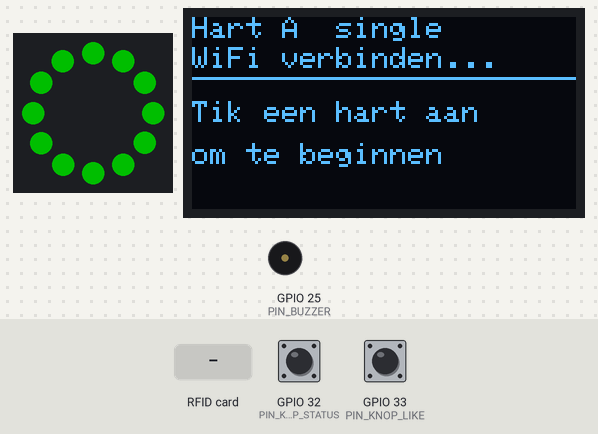
The sketch below on a simulated ESP32. On the bench: 12 RGB LEDs in a ring, first at the top, clockwise, 128×64 one-colour display, buzzer (waves = sounding). The inputs (shaded band) are chosen by the test bench; at power-on: GPIO 32 (PIN_KNOP_STATUS) HIGH, GPIO 33 (PIN_KNOP_LIKE) HIGH. Dim RGB values are drawn brighter than linear; WiFi joins after 1.5 s; servers stay silent unless stated; random numbers use the default seed unless the sketch sets one; no MQTT or app messages arrive unless stated; what the sketch prints to the serial monitor is not drawn.

Above: at 0.96 s.
1.3 s: RFID card 55 66 77 88 held to the reader
At 2.3 s:
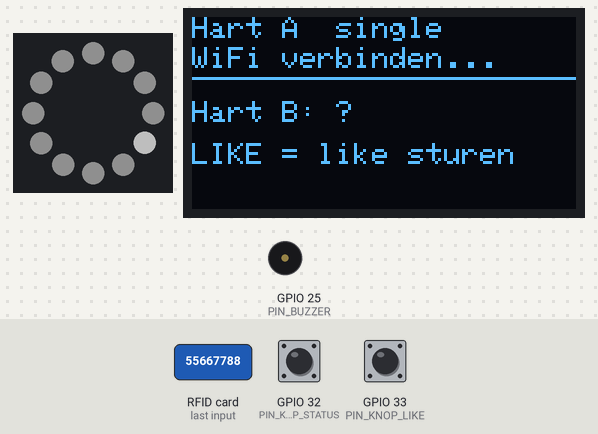
3.1 s: GPIO 32 (PIN_KNOP_STATUS) pulled LOW for 0.15 s
At 3.42 s:
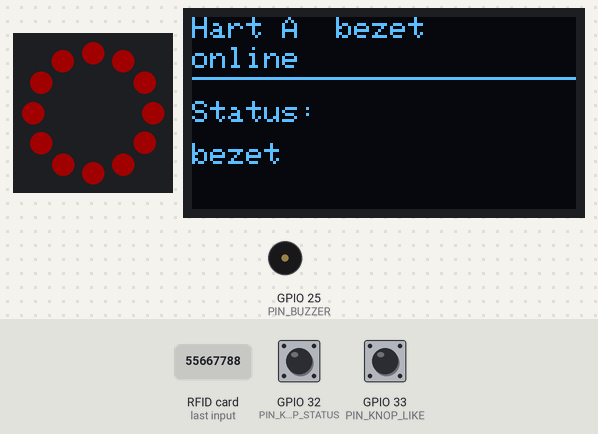
3.8 s: RFID card AA BB CC DD held to the reader
At 4.77 s:
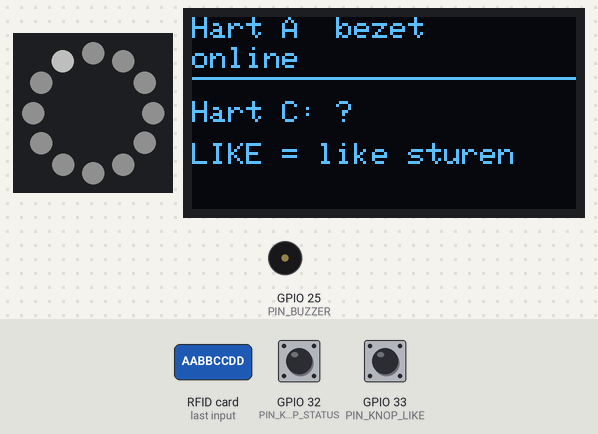
5.5 s: GPIO 33 (PIN_KNOP_LIKE) pulled LOW for 0.15 s
At 5.93 s:
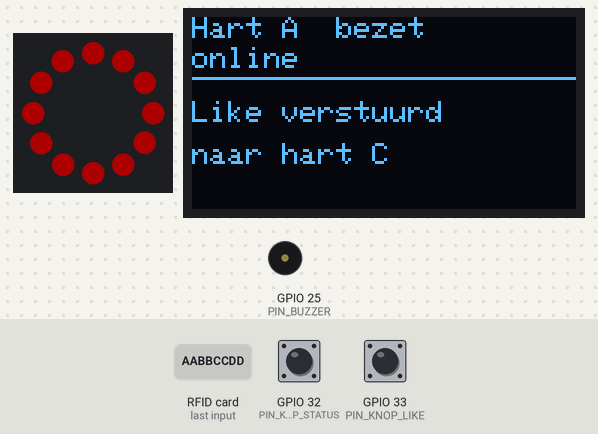
6.2 s: GPIO 32 (PIN_KNOP_STATUS) pulled LOW for 1 s
At 6.95 s:
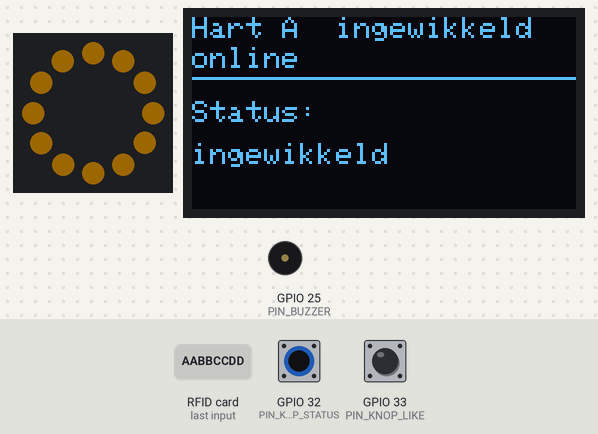
7.8 s: RFID card 5E 7A 19 C4 held to the reader
At 9.02 s:
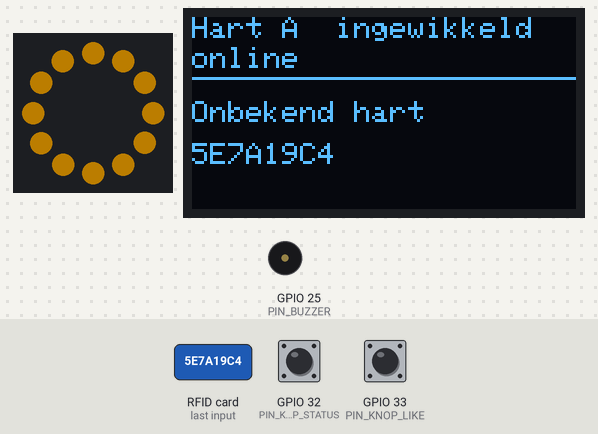
Timing chart, 0 to 10.7 s (numbered marks = the images above; inputs shaded):
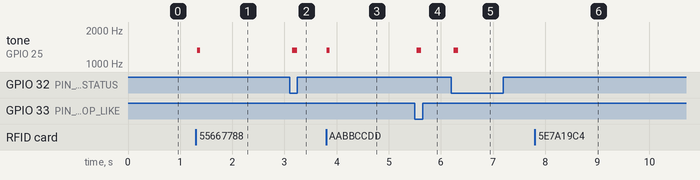

Measured:
- after the input at 1.3 s, tone on GPIO 25 (PIN_BUZZER): silent → 1319 Hz at once, → silent 0.06 s later
- after the input at 3.1 s, tone on GPIO 25 (PIN_BUZZER): silent → 1319 Hz after 0.05 s, → silent 0.09 s later
- after the input at 3.8 s, tone on GPIO 25 (PIN_BUZZER): silent → 1319 Hz at once, → silent 0.06 s later
- after the input at 5.5 s, tone on GPIO 25 (PIN_BUZZER): silent → 1319 Hz at once, → silent 0.09 s later
- after the input at 6.2 s, tone on GPIO 25 (PIN_BUZZER): silent → 1319 Hz after 0.05 s, → silent 0.09 s later

The sketch:

sketch.ino
```cpp
/*
 * Smèrrig-hart – prototype voor Hackaton 6 (Niet-zo-single-feestje)
 * Ontwerp: docs/ontwerpdocument.md
 *
 * Bediening in Wokwi:
 *  - STATUS-knop (groen, toets S): single -> bezet -> ingewikkeld
 *  - Hart-tik: klik op de MFRC522, kies een kaart en klik op "Tap"
 *      groene kaart = hart A, gele kaart = hart B, rode kaart = hart C
 *  - LIKE-knop (rood, toets L): binnen 5 s na een tik een like sturen
 *  - Liken twee harten elkaar, dan is het een MATCH (melodie + regenboog)
 *
 * Hart B maken: kopie van dit project, alleen MIJN_ID aanpassen naar 'B'.
 */
#include <WiFi.h>
#include <PubSubClient.h>
#include <SPI.h>
#include <MFRC522.h>
#include <Wire.h>
#include <Adafruit_GFX.h>
#include <Adafruit_SSD1306.h>
#include <Adafruit_NeoPixel.h>

// ===================== Per hart aanpassen =====================
const char MIJN_ID = 'A';  // 'A' voor hart A, 'B' voor hart B

// ===================== Netwerk =====================
const char* WIFI_SSID = "Wokwi-GUEST";
const char* BROKER    = "broker.hivemq.com";  // alternatief: "test.mosquitto.org"
const char* PREFIX    = "smerrig013/BoostProject/hart/";  // topics: <PREFIX><id>/status|like|match

// ===================== Pinnen (pinplan §6.2) =====================
const int PIN_RFID_SS     = 5;
const int PIN_RFID_RST    = 4;
const int PIN_RING        = 13;
const int PIN_BUZZER      = 25;
const int PIN_KNOP_STATUS = 32;
const int PIN_KNOP_LIKE   = 33;
const int AANTAL_LEDS     = 12;

// ===================== Harten en kaarten =====================
const int  AANTAL_HARTEN = 3;
const char HARTEN[AANTAL_HARTEN]          = { 'A', 'B', 'C' };
const char* KAART_UID[AANTAL_HARTEN]      = { "11223344", "55667788", "AABBCCDD" };  // groen, geel, rood

// ===================== Statussen =====================
const int   AANTAL_STATUSSEN = 3;
const char* STATUS_NAAM[AANTAL_STATUSSEN] = { "single", "bezet", "ingewikkeld" };
const uint8_t STATUS_RGB[AANTAL_STATUSSEN][3] = { { 0, 255, 0 }, { 255, 0, 0 }, { 255, 170, 0 } };

const unsigned long TIK_GELDIG_MS = 5000;

// ===================== Types (bovenaan, zodat de Arduino-compiler ze kent) =====================
struct Noot { int freq; int duur; };                           // freq 0 = stilte, -1 = einde
struct Knop { int pin; bool ingedrukt; unsigned long sinds; };
enum Modus { M_IDLE, M_GETIKT, M_MELDING, M_LIKE_ONTVANGEN, M_MATCH };

// ===================== Hardware =====================
MFRC522 rfid(PIN_RFID_SS, PIN_RFID_RST);
Adafruit_SSD1306 scherm(128, 64, &Wire, -1);
Adafruit_NeoPixel ring(AANTAL_LEDS, PIN_RING, NEO_GRB + NEO_KHZ800);
WiFiClient netClient;
PubSubClient mqtt(netClient);

// ===================== Toestand =====================
Modus modus = M_IDLE;
unsigned long modusTot = 0;

int  mijnStatus = 0;
int  statusVan[AANTAL_HARTEN]   = { -1, -1, -1 };  // laatst bekende status van andere harten
bool ikLike[AANTAL_HARTEN]      = { false };       // wie heb ik geliket
bool likeVan[AANTAL_HARTEN]     = { false };       // van wie kreeg ik een like
char getiktHart = 0;

String regel1, regel2;
bool schermVuil = true;
unsigned long laatsteTik = 0, laatsteMqttPoging = 0, laatsteLed = 0, laatsteScherm = 0;

// ===================== Hulpfuncties =====================
int hartIndex(char id) {
  for (int i = 0; i < AANTAL_HARTEN; i++)
    if (HARTEN[i] == id) return i;
  return -1;
}

String topicVoor(char id, const char* soort) {
  return String(PREFIX) + id + "/" + soort;
}

void melding(const String& a, const String& b) {
  regel1 = a;
  regel2 = b;
  schermVuil = true;
}

void startModus(Modus m, unsigned long duurMs) {
  modus = m;
  modusTot = millis() + duurMs;
  schermVuil = true;
}

// ===================== Geluid (niet-blokkerend) =====================
const Noot MELODIE_KORT[]  = { { 1319, 60 }, { -1, 0 } };
const Noot MELODIE_LIKE[]  = { { 880, 80 }, { 0, 60 }, { 1175, 140 }, { -1, 0 } };
const Noot MELODIE_MATCH[] = { { 523, 120 }, { 659, 120 }, { 784, 120 }, { 1047, 280 }, { 0, 80 },
                               { 784, 120 }, { 1047, 450 }, { -1, 0 } };
const Noot* melodie = nullptr;
int nootIndex = 0;
unsigned long nootTot = 0;

void speel(const Noot* m) {
  melodie = m;
  nootIndex = 0;
  nootTot = 0;
}

void updateGeluid() {
  if (!melodie || millis() < nootTot) return;
  const Noot& n = melodie[nootIndex++];
  if (n.freq < 0) {
    noTone(PIN_BUZZER);
    melodie = nullptr;
    return;
  }
  if (n.freq == 0) noTone(PIN_BUZZER);
  else tone(PIN_BUZZER, n.freq);
  nootTot = millis() + n.duur;
}

// ===================== MQTT =====================
void publiceerStatus() {
  if (!mqtt.connected()) return;
  mqtt.publish(topicVoor(MIJN_ID, "status").c_str(), STATUS_NAAM[mijnStatus], true);  // retained
}

void startMatch(char met) {
  melding("MATCH!  <3", String("met hart ") + met);
  startModus(M_MATCH, 6000);
  speel(MELODIE_MATCH);
  Serial.printf("MATCH met hart %c\n", met);
}

void onBericht(char* topic, byte* data, unsigned int len) {
  String t = topic;
  String p;
  for (unsigned int i = 0; i < len; i++) p += (char)data[i];
  if (!t.startsWith(PREFIX)) return;
  t = t.substring(strlen(PREFIX));  // bv. "B/status"
  if (t.length() < 3) return;

  char over = t[0];
  String soort = t.substring(2);

  if (soort == "status") {
    int i = hartIndex(over);
    if (i < 0) return;
    for (int s = 0; s < AANTAL_STATUSSEN; s++)
      if (p == STATUS_NAAM[s]) statusVan[i] = s;
    return;
  }

  if (over != MIJN_ID || p.length() == 0) return;  // like/match voor een ander hart
  char van = p[0];
  int i = hartIndex(van);
  if (i < 0) return;

  if (soort == "like") {
    likeVan[i] = true;
    melding("Iemand vindt je", "leuk!  <3");  // anoniem: we laten niet zien wie
    startModus(M_LIKE_ONTVANGEN, 2500);
    speel(MELODIE_LIKE);
    Serial.println("Like ontvangen (anoniem)");
  } else if (soort == "match") {
    startMatch(van);
  }
}

void updateNetwerk() {
  if (WiFi.status() != WL_CONNECTED) return;  // WiFi verbindt op de achtergrond
  if (mqtt.connected()) {
    mqtt.loop();
    return;
  }
  if (millis() - laatsteMqttPoging < 3000) return;
  laatsteMqttPoging = millis();

  String clientId = String("smerrig-") + MIJN_ID + "-" + String(random(0xffff), HEX);
  Serial.print("MQTT verbinden... ");
  if (mqtt.connect(clientId.c_str())) {
    Serial.println("OK");
    mqtt.subscribe((String(PREFIX) + "+/status").c_str());
    mqtt.subscribe(topicVoor(MIJN_ID, "like").c_str());
    mqtt.subscribe(topicVoor(MIJN_ID, "match").c_str());
    publiceerStatus();
    schermVuil = true;
  } else {
    Serial.printf("mislukt (code %d)\n", mqtt.state());
  }
}

// ===================== Acties =====================
void volgendeStatus() {
  mijnStatus = (mijnStatus + 1) % AANTAL_STATUSSEN;
  publiceerStatus();
  melding("Status:", STATUS_NAAM[mijnStatus]);
  startModus(M_MELDING, 1500);
  speel(MELODIE_KORT);
  Serial.printf("Status: %s\n", STATUS_NAAM[mijnStatus]);
}

void verwerkTik(const String& uid) {
  Serial.println("Kaart getikt: " + uid);
  int i = -1;
  for (int k = 0; k < AANTAL_HARTEN; k++)
    if (uid == KAART_UID[k]) i = k;

  if (i < 0) {
    melding("Onbekend hart", uid);
    startModus(M_MELDING, 2000);
    return;
  }
  char id = HARTEN[i];
  if (id == MIJN_ID) {
    melding("Dit is je", "eigen hart :)");
    startModus(M_MELDING, 2000);
    return;
  }

  getiktHart = id;
  String s = statusVan[i] >= 0 ? STATUS_NAAM[statusVan[i]] : "?";
  melding(String("Hart ") + id + ": " + s, "LIKE = like sturen");
  startModus(M_GETIKT, TIK_GELDIG_MS);
  speel(MELODIE_KORT);
}

void verwerkLike() {
  if (modus != M_GETIKT) {
    melding("Tik eerst een", "hart aan");
    startModus(M_MELDING, 1500);
    return;
  }
  if (!mqtt.connected()) {
    melding("Offline:", "like niet verstuurd");
    startModus(M_MELDING, 2000);
    return;
  }
  int i = hartIndex(getiktHart);
  mqtt.publish(topicVoor(getiktHart, "like").c_str(), String(MIJN_ID).c_str());
  ikLike[i] = true;
  Serial.printf("Like verstuurd naar hart %c\n", getiktHart);

  if (likeVan[i]) {  // wederzijds: match!
    mqtt.publish(topicVoor(getiktHart, "match").c_str(), String(MIJN_ID).c_str());
    startMatch(getiktHart);
  } else {
    melding("Like verstuurd", String("naar hart ") + getiktHart);
    startModus(M_MELDING, 2000);
    speel(MELODIE_KORT);
  }
}

// ===================== Invoer =====================
Knop knopStatus = { PIN_KNOP_STATUS, false, 0 };
Knop knopLike   = { PIN_KNOP_LIKE, false, 0 };

bool nieuwIngedrukt(Knop& k) {
  bool nu = digitalRead(k.pin) == LOW;
  if (nu != k.ingedrukt && millis() - k.sinds > 40) {
    k.ingedrukt = nu;
    k.sinds = millis();
    return nu;
  }
  return false;
}

void leesKaart() {
  if (millis() - laatsteTik < 800) return;
  if (!rfid.PICC_IsNewCardPresent() || !rfid.PICC_ReadCardSerial()) return;
  String uid;
  for (byte i = 0; i < rfid.uid.size; i++) {
    if (rfid.uid.uidByte[i] < 0x10) uid += "0";
    uid += String(rfid.uid.uidByte[i], HEX);
  }
  uid.toUpperCase();
  rfid.PICC_HaltA();
  laatsteTik = millis();
  verwerkTik(uid);
}

// ===================== Uitvoer =====================
uint32_t kleurVoorStatus(int s, float helderheid) {
  if (s < 0) return ring.Color(80 * helderheid, 80 * helderheid, 80 * helderheid);
  return ring.Color(STATUS_RGB[s][0] * helderheid, STATUS_RGB[s][1] * helderheid, STATUS_RGB[s][2] * helderheid);
}

void updateLeds() {
  if (millis() - laatsteLed < 25) return;
  laatsteLed = millis();
  unsigned long t = millis();

  switch (modus) {
    case M_IDLE:
    case M_MELDING: {  // rustig "ademen" in de eigen statuskleur
      float h = 0.35 + 0.65 * (sin(t / 600.0) + 1) / 2;
      ring.fill(kleurVoorStatus(mijnStatus, h));
      break;
    }
    case M_GETIKT: {  // statuskleur van het getikte hart met een rondlopend wit lichtje
      int i = hartIndex(getiktHart);
      ring.fill(kleurVoorStatus(statusVan[i], 0.6));
      ring.setPixelColor((t / 80) % AANTAL_LEDS, ring.Color(255, 255, 255));
      break;
    }
    case M_LIKE_ONTVANGEN:  // roze knipperen
      ring.fill((t / 150) % 2 ? ring.Color(255, 20, 147) : 0);
      break;
    case M_MATCH:  // draaiende regenboog
      for (int i = 0; i < AANTAL_LEDS; i++)
        ring.setPixelColor(i, ring.gamma32(ring.ColorHSV(t * 40 + i * 65536L / AANTAL_LEDS)));
      break;
  }
  ring.show();
}

void updateScherm() {
  if (!schermVuil && millis() - laatsteScherm < 1000) return;
  schermVuil = false;
  laatsteScherm = millis();

  scherm.clearDisplay();
  scherm.setTextColor(SSD1306_WHITE);
  scherm.setTextSize(1);
  scherm.setCursor(0, 0);
  scherm.printf("Hart %c  %s", MIJN_ID, STATUS_NAAM[mijnStatus]);
  scherm.setCursor(0, 10);
  if (WiFi.status() != WL_CONNECTED) scherm.print("WiFi verbinden...");
  else if (!mqtt.connected()) scherm.print("offline");
  else scherm.print("online");
  scherm.drawLine(0, 20, 127, 20, SSD1306_WHITE);

  scherm.setCursor(0, 28);
  scherm.println(regel1);
  scherm.setCursor(0, 42);
  scherm.println(regel2);
  scherm.display();
}

// ===================== Setup & loop =====================
void setup() {
  Serial.begin(115200);
  Serial.printf("Smerrig-hart %c start\n", MIJN_ID);

  pinMode(PIN_KNOP_STATUS, INPUT_PULLUP);
  pinMode(PIN_KNOP_LIKE, INPUT_PULLUP);
  pinMode(PIN_BUZZER, OUTPUT);

  ring.begin();
  ring.setBrightness(80);
  ring.show();

  if (!scherm.begin(SSD1306_SWITCHCAPVCC, 0x3C)) Serial.println("OLED niet gevonden");

  SPI.begin();
  rfid.PCD_Init();

  WiFi.begin(WIFI_SSID, "", 6);
  mqtt.setServer(BROKER, 1883);
  mqtt.setCallback(onBericht);

  melding("Tik een hart aan", "om te beginnen");
}

void loop() {
  updateNetwerk();

  if (nieuwIngedrukt(knopStatus)) volgendeStatus();
  if (nieuwIngedrukt(knopLike)) verwerkLike();
  leesKaart();

  if (modus != M_IDLE && millis() > modusTot) {
    modus = M_IDLE;
    melding("Tik een hart aan", "om te beginnen");
  }

  updateLeds();
  updateGeluid();
  updateScherm();
  delay(5);
}
```
